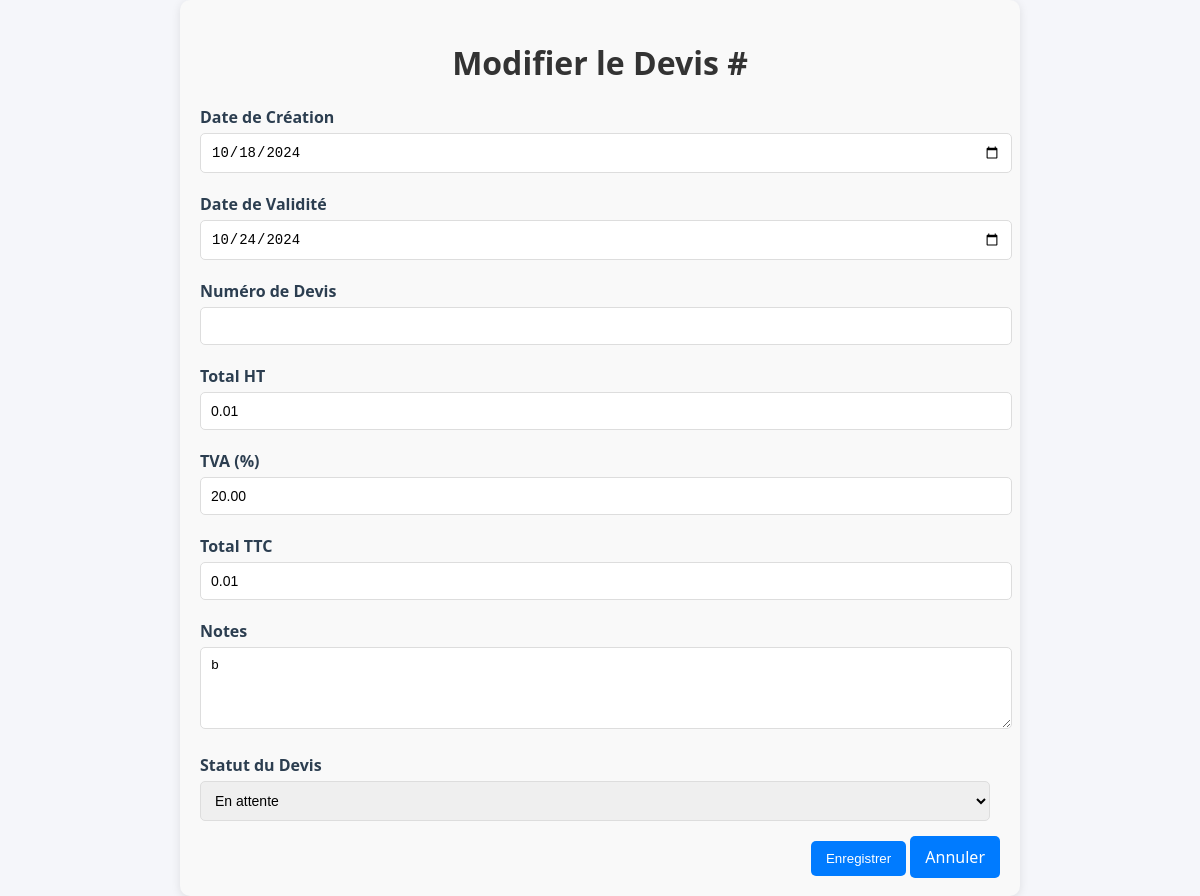
Page /edit_devis.php?id=1 on the committed database.
### tables this page shows
CREATE TABLE IF NOT EXISTS `devis` (
  `id` int NOT NULL AUTO_INCREMENT,
  `client_id` int NOT NULL,
  `date_creation` date NOT NULL,
  `date_validite` date NOT NULL,
  `montant_total` decimal(10,2) NOT NULL,
  `notes` text,
  `tva` decimal(5,2) NOT NULL,
  `total_ht` decimal(10,2) DEFAULT NULL,
  `total_ttc` decimal(10,2) DEFAULT NULL,
  `numero_devis` varchar(255) DEFAULT NULL,
  PRIMARY KEY (`id`),
  KEY `client_id` (`client_id`)
);

### edit_devis.php (the view, shortened to what this page needs)
<?php
$host = 'localhost';
$user = 'root';
$password = '';
$dbname = 'facturations';
$conn = new mysqli($host, $user, $password, $dbname);
if (isset($_GET['id'])) {
    $id = $_GET['id'];
    $query = "SELECT * FROM devis WHERE id = ?";
    if ($stmt = $conn->prepare($query)) {
        $stmt->bind_param("i", $id);
        $stmt->execute();
        $result = $stmt->get_result();
        if ($result->num_rows == 1) {
            $devis = $result->fetch_assoc();
        } else {
            echo "Devis introuvable.";
            exit;
        }
    } else {
        echo "Erreur de préparation : " . $conn->error;
    }
}
?>
<!DOCTYPE html>
<html lang="fr">
<head>
    <link rel="stylesheet" href="https://cdnjs.cloudflare.com/ajax/libs/font-awesome/6.4.0/css/all.min.css">
    <link rel="stylesheet" href="./asset/factures.css">
</head>
<body>
    <div class="container">
        <h1>Modifier le Devis #<?= htmlspecialchars($devis['numero_devis'] ?? '') ?></h1>
        <form method="post">
            <div class="form-group">
                <label for="date_creation">Date de Création</label>
                <input type="date" name="date_creation" id="date_creation" value="<?= htmlspecialchars($devis['date_creation'] ?? '') ?>" required>
            </div>
            <div class="form-group">
                <label for="date_validite">Date de Validité</label>
                <input type="date" name="date_validite" id="date_validite" value="<?= htmlspecialchars($devis['date_validite'] ?? '') ?>" required>
            </div>
            <div class="form-group">
                <label for="numero_devis">Numéro de Devis</label>
                <input type="text" name="numero_devis" id="numero_devis" value="<?= htmlspecialchars($devis['numero_devis'] ?? '') ?>" required>
            </div>
            <div class="form-group">
                <label for="total_ht">Total HT</label>
                <input type="number" step="0.01" name="total_ht" id="total_ht" value="<?= htmlspecialchars($devis['total_ht'] ?? '0.00') ?>" required>
            </div>
            <div class="form-group">
                <label for="tva">TVA (%)</label>
                <input type="number" step="0.01" name="tva" id="tva" value="<?= htmlspecialchars($devis['tva'] ?? '0.00') ?>" required>
            </div>
            <div class="form-group">
                <label for="total_ttc">Total TTC</label>
                <input type="number" step="0.01" name="total_ttc" id="total_ttc" value="<?= htmlspecialchars($devis['total_ttc'] ?? '0.00') ?>" required>
            </div>
            <div class="form-group">
                <label for="notes">Notes</label>
                <textarea name="notes" id="notes" rows="4"><?= htmlspecialchars($devis['notes'] ?? '') ?></textarea>
            </div>
            <div class="form-group">
             <label for="statut_devis">Statut du Devis</label>
                 <select name="statut_devis" id="statut_devis" required>
        <option value="En attente" <?= (isset($devis['statut_devis']) && $devis['statut_devis'] == 'En attente') ? 'selected' : '' ?>>En attente</option>
                 </select>
            </div>
            <div class="btn-container">
                <button type="submit" name="update" class="btn">Enregistrer</button>
                <a href="./Devis.php?= htmlspecialchars($devis['id'] ?? '') ?>" class="btn">Annuler</a>
            </div>
        </form>
    </div>
</body>
</html>

### asset/factures.css (style rules this page uses)
:root { --primary-color: #3498db; --secondary-color: #2c3e50; --success-color: #2ecc71; --warning-color: #f39c12; --danger-color: #e74c3c; --light-gray: #f5f6fa; --dark-gray: #34495e; }
body { font-family: 'Segoe UI', Tahoma, Geneva, Verdana, sans-serif; margin: 0; padding: 0; background-color: var(--light-gray); color: var(--secondary-color); }
.container { max-width: 1200px; margin: 0 auto; padding: 20px; }
h1, h2, h3 { color: var(--secondary-color); }
.form-group { flex: 1; margin-right: 10px; }
.form-group label { display: block; margin-bottom: 5px; }
.form-group input, .form-group select { width: 100%; padding: 5px; border: 1px solid #ddd; border-radius: 4px; }
.form-group { flex: 1; min-width: 200px; }
.form-group label { display: block; margin-bottom: 5px; font-weight: bold; }
.form-group input, .form-group select { width: 100%; padding: 8px; border: 1px solid #ddd; border-radius: 4px; font-size: 14px; }

### edit_devis.php (style rules this page uses)
.container { max-width: 800px; margin: 0 auto; padding: 20px; background: #f9f9f9; border-radius: 10px; box-shadow: 0 2px 10px rgba(0,0,0,0.1); }
h1 { color: #333; text-align: center; }
.form-group { margin-bottom: 20px; }
.form-group label { display: block; margin-bottom: 5px; }
.form-group input, .form-group textarea, .form-group select { width: 100%; padding: 10px; border: 1px solid #ddd; border-radius: 5px; }
.btn-container { text-align: right; }
.btn { background: #007bff; color: #fff; padding: 10px 15px; border: none; border-radius: 5px; cursor: pointer; text-decoration: none; }

### rows in the picture
devis: date_creation "10/18/2024", date_validite "10/24/2024", total_ht "0.01", tva "20.00", total_ttc "0.01", notes "b"
